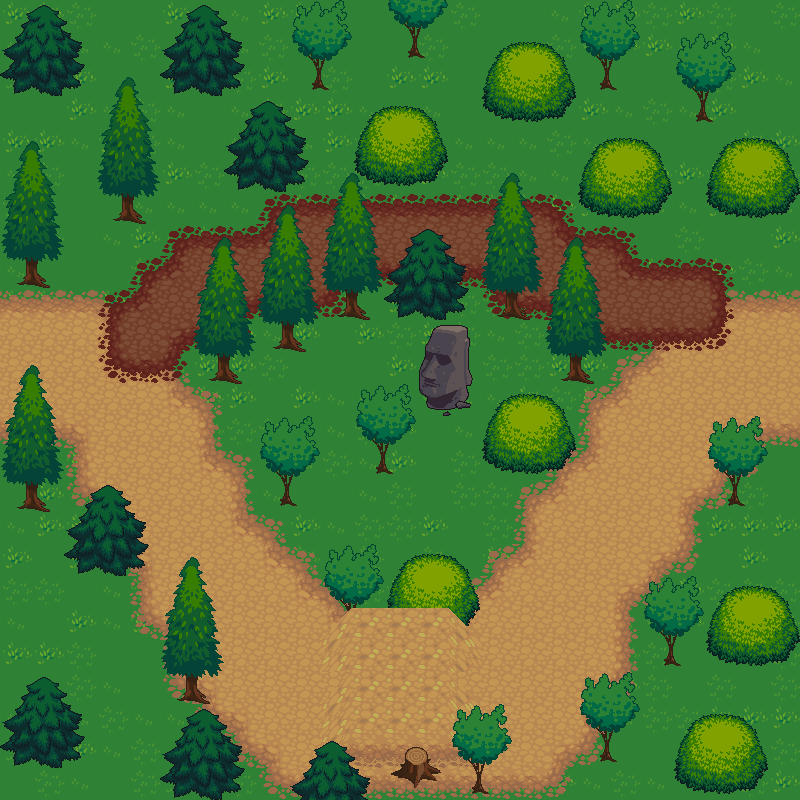

This is a level from a 2D game, rendered from its Tiled map with the project's own tilesets. A one-line summary and the map file follow, with tile-layer data summarised:
An orthogonal 25x25 tile map with 32x32 px tiles, 5 tile layers (grass, track, trees_above, rider_effects, ...), 5 tilesets and 4 objects (Spawn).

<map version="1.0" orientation="orthogonal" renderorder="right-down" width="25" height="25" tilewidth="32" tileheight="32" nextobjectid="6">
 <tileset firstgid="1" name="dirt" tilewidth="32" tileheight="32" tilecount="72" columns="12">
  <image source="sheets/dirt.png" width="384" height="192" />
  <terraintypes>
   <terrain name="track dry" tile="-1" />
   <terrain name="track mud" tile="-1">
    <properties>
     <property name="slow" type="bool" value="true" />
    </properties>
   </terrain>
  </terraintypes>
  <tile id="4" terrain="0,0,0," />
  <tile id="5" terrain="0,0,,0" />
  <tile id="9">
   <properties>
    <property name="slow" type="bool" value="true" />
   </properties>
  </tile>
  <tile id="10" terrain="1,1,1,">
   <properties>
    <property name="slow" type="bool" value="true" />
   </properties>
  </tile>
  <tile id="11" terrain="1,1,,1">
   <properties>
    <property name="slow" type="bool" value="true" />
   </properties>
  </tile>
  <tile id="16" terrain="0,,0,0" />
  <tile id="17" terrain=",0,0,0" />
  <tile id="21">
   <properties>
    <property name="slow" type="bool" value="true" />
   </properties>
  </tile>
  <tile id="22" terrain="1,,1,1">
   <properties>
    <property name="slow" type="bool" value="true" />
   </properties>
  </tile>
  <tile id="23" terrain=",1,1,1">
   <properties>
    <property name="slow" type="bool" value="true" />
   </properties>
  </tile>
  <tile id="27" terrain=",,,0" />
  <tile id="28" terrain=",,0,0" />
  <tile id="29" terrain=",,0," />
  <tile id="33" terrain=",,,1">
   <properties>
    <property name="slow" type="bool" value="true" />
   </properties>
  </tile>
  <tile id="34" terrain=",,1,1">
   <properties>
    <property name="slow" type="bool" value="true" />
   </properties>
  </tile>
  <tile id="35" terrain=",,1,">
   <properties>
    <property name="slow" type="bool" value="true" />
   </properties>
  </tile>
  <tile id="39" terrain=",0,,0" />
  <tile id="40" terrain="0,0,0,0" />
  <tile id="41" terrain="0,,0," />
  <tile id="45" terrain=",1,,1">
   <properties>
    <property name="slow" type="bool" value="true" />
   </properties>
  </tile>
  <tile id="46" terrain="1,1,1,1">
   <properties>
    <property name="slow" type="bool" value="true" />
   </properties>
  </tile>
  <tile id="47" terrain="1,,1,">
   <properties>
    <property name="slow" type="bool" value="true" />
   </properties>
  </tile>
  <tile id="51" terrain=",0,," />
  <tile id="52" terrain="0,0,," />
  <tile id="53" terrain="0,,," />
  <tile id="57" terrain=",1,,">
   <properties>
    <property name="slow" type="bool" value="true" />
   </properties>
  </tile>
  <tile id="58" terrain="1,1,,">
   <properties>
    <property name="slow" type="bool" value="true" />
   </properties>
  </tile>
  <tile id="59" terrain="1,,,">
   <properties>
    <property name="slow" type="bool" value="true" />
   </properties>
  </tile>
  <tile id="69">
   <properties>
    <property name="slow" type="bool" value="true" />
   </properties>
  </tile>
  <tile id="70">
   <properties>
    <property name="slow" type="bool" value="true" />
   </properties>
  </tile>
  <tile id="71">
   <properties>
    <property name="slow" type="bool" value="true" />
   </properties>
  </tile>
 </tileset>
 <tileset firstgid="73" name="grass" tilewidth="32" tileheight="32" tilecount="54" columns="9">
  <image source="sheets/grass.png" width="288" height="192" />
 </tileset>
 <tileset firstgid="127" name="ramp" tilewidth="32" tileheight="32" tilecount="12" columns="3">
  <image source="sheets/ramp.png" width="96" height="128" />
 </tileset>
 <tileset firstgid="139" name="rocks" tilewidth="32" tileheight="32" tilecount="48" columns="8">
  <image source="sheets/rocks.png" width="256" height="192" />
 </tileset>
 <tileset firstgid="187" name="trees" tilewidth="32" tileheight="32" tilecount="48" columns="8">
  <image source="sheets/trees.png" width="256" height="192" />
 </tileset>
 <layer name="grass" width="25" height="25">
  <data>[625 cells, 625 non-empty, 4 distinct tile ids]</data>
 </layer>
 <layer name="track" width="25" height="25">
  <data>[625 cells, 205 non-empty, 13 distinct tile ids]</data>
 </layer>
 <layer name="trees_above" width="25" height="25">
  <data>[625 cells, 159 non-empty, 34 distinct tile ids]</data>
 </layer>
 <layer name="rider_effects" width="25" height="25">
  <data>[625 cells, 99 non-empty, 22 distinct tile ids]</data>
 </layer>
 <objectgroup name="Player" visible="0">
  <object id="1" name="Spawn" x="9" y="367" visible="0" />
 </objectgroup>
 <layer name="trees_below" width="25" height="25">
  <data>[625 cells, 146 non-empty, 44 distinct tile ids]</data>
 </layer>
 <objectgroup name="collidable" visible="0">
  <object id="2" x="1" y="294" visible="0">
   <properties>
    <property name="collidable" type="bool" value="true" />
   </properties>
   <polyline points="0,0 113,5 181,-59 248,-71 277,-96 547,-95 613,-58 656,-24 690,-24 737,3 799,3" />
  </object>
  <object id="3" x="174" y="372" visible="0">
   <properties>
    <property name="collidable" type="bool" value="true" />
   </properties>
   <polyline points="0,0 172,243 290,245 481,-31 372,-55 309,-91 204,-92 137,-61 93,-64 38,-49 1,0" />
  </object>
  <object id="4" x="0" y="441" visible="0">
   <properties>
    <property name="collidable" type="bool" value="true" />
   </properties>
   <polyline points="0,0 63,3 145,181 276,320 566,322 737,1 800,0" />
  </object>
 </objectgroup>
</map>